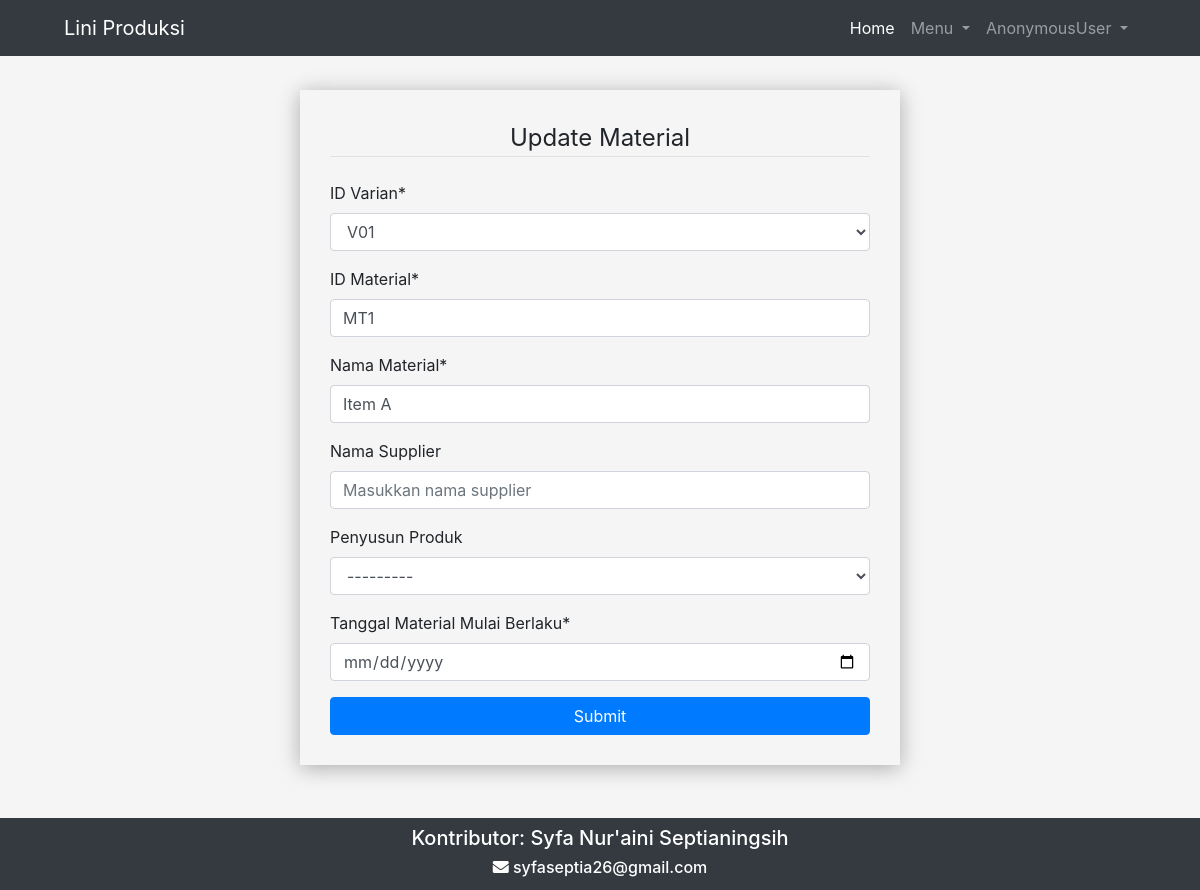
Page /produk/updateMaterial/5 on the committed database.
### produk/models.py (models this page shows, shortened)
class Material(models.Model):
    varian = models.ForeignKey('Varian', on_delete=models.CASCADE, to_field='idVarian')
    idMaterial = models.CharField(max_length=255,)
    namaMaterial = models.CharField(max_length=255,)
    namaSupplier = models.CharField(max_length=255, null=True, blank=True)
    penyusunProduk = models.ForeignKey('self', on_delete=models.CASCADE, null=True, blank=True,related_name='penyusunProduk_material_set')
    is_berlaku = models.BooleanField(default=True, null=True, blank=True)
    tanggalMulaiBerlaku = models.DateField(null=True, blank=True)
    tanggalGanti = models.DateField(null=True, blank=True)
    keterangan = models.TextField(null=True, blank=True)
    penggantiMaterial = models.ForeignKey('self', on_delete=models.CASCADE, null=True, blank=True, related_name='penggantiMaterial_material_set')

### produk/viewsMaterial.py (the view)
# urls.py: path('updateMaterial/<str:update_id>', viewsMaterial.updateMaterial, name='updateMaterial'),
def updateMaterial(request, update_id):
    material_update = Material.objects.get(id=update_id)
    data = {
        'varian': material_update.varian,
        'idMaterial': material_update.idMaterial,
        'namaMaterial': material_update.namaMaterial,
        'namaSupplier': material_update.namaSupplier,
        'penyusunProduk': material_update.penyusunProduk,
    }
    material_form = MaterialForm(request.POST or None, initial=data, instance=material_update)
    if request.method == 'POST':
        if material_form.is_valid():
            material_form.save()
            next = request.POST.get('next', '/')
            return HttpResponseRedirect(next)
    context = {
        'Judul': 'Update Material',
        'material_form': material_form,
    }
    return render(request, 'produk/newMaterial.html', context)

### produk/models.py (called while the page is built)
    def __str__(self):
        return "{}".format(self.idVarian)

### produk/templates/produk/newMaterial.html (shortened to what this page needs)
{% extends "base.html" %}
{% load static %}
{% load crispy_forms_tags %}
{% block contents %}
    <div class="container" style="width: 50%;
    box-shadow: 0 3px 20px rgba(0,0,0,0.3);
    padding: 30px;
    margin-top: 90px;
    margin-bottom: 30px;
    margin-left: 25%">
        <form method="POST">
            <fieldset class="from-group">
                <legend class="border-bottom mb-4" align="center">{{Judul}}</legend>
                {{material_form|crispy}}
            </fieldset>
        <button type="Submit" class="btn btn-primary" style="width: 100%;">Submit</button>
        </form>
    </div>
{% endblock contents %}

### rows in the picture
Material: varian "V01", idMaterial "MT1", namaMaterial "Item A", penyusunProduk "---------"

### other values in the picture
{{ user }} "AnonymousUser"
{{ Judul }} "Update Material"
